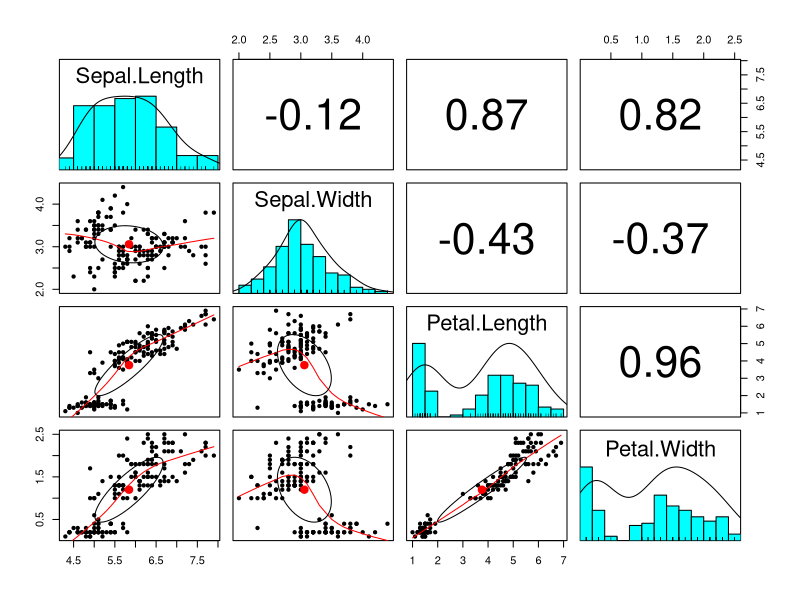
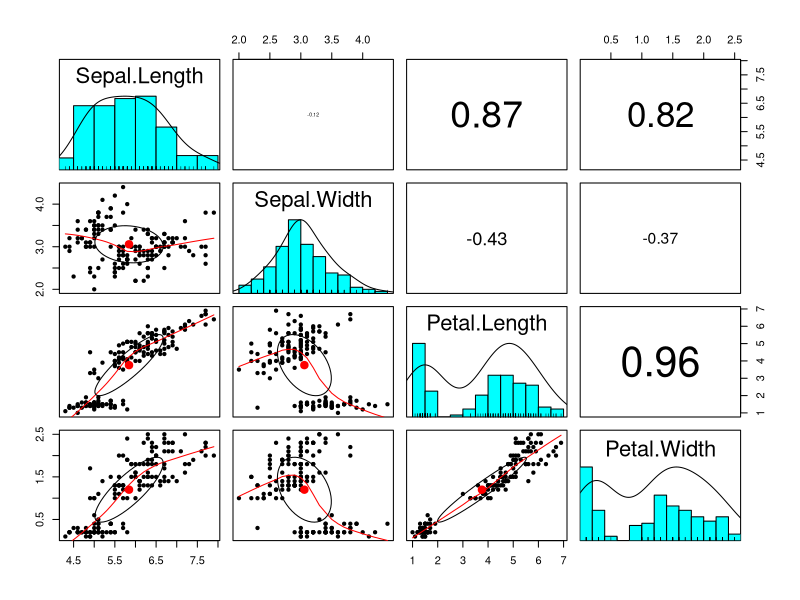
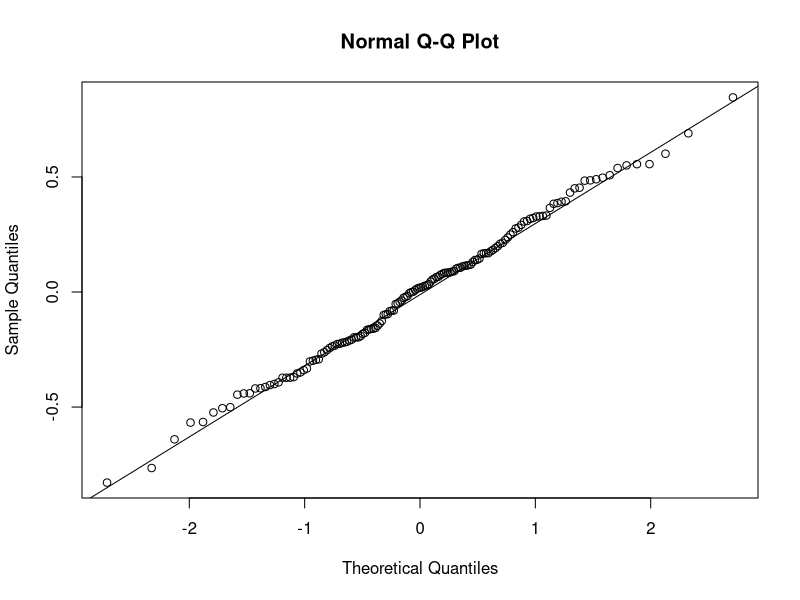
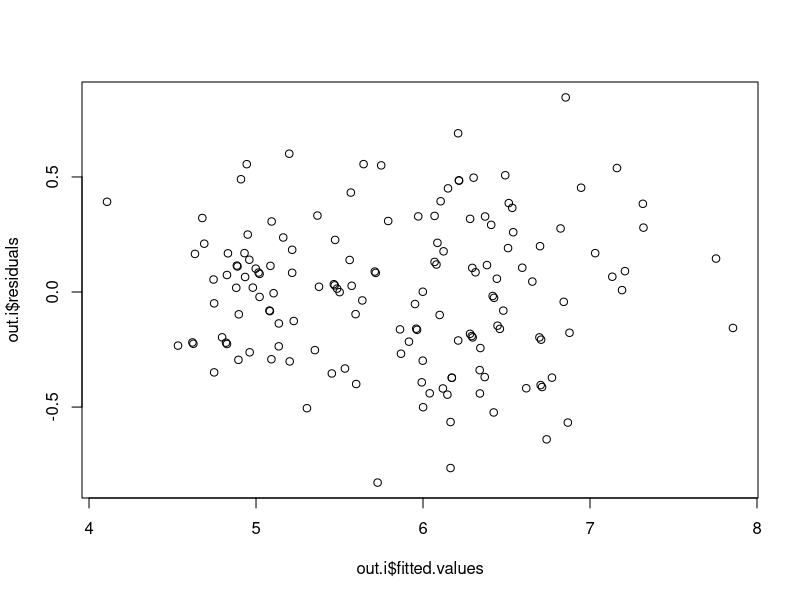
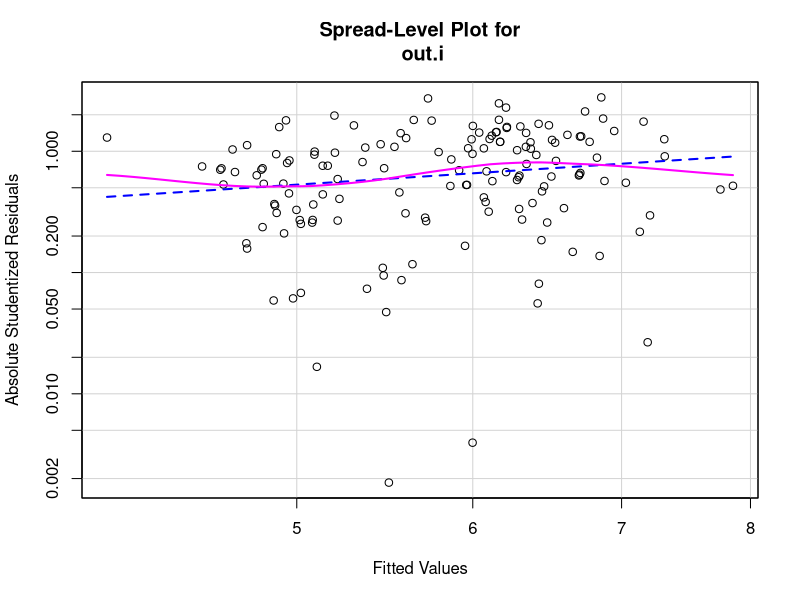
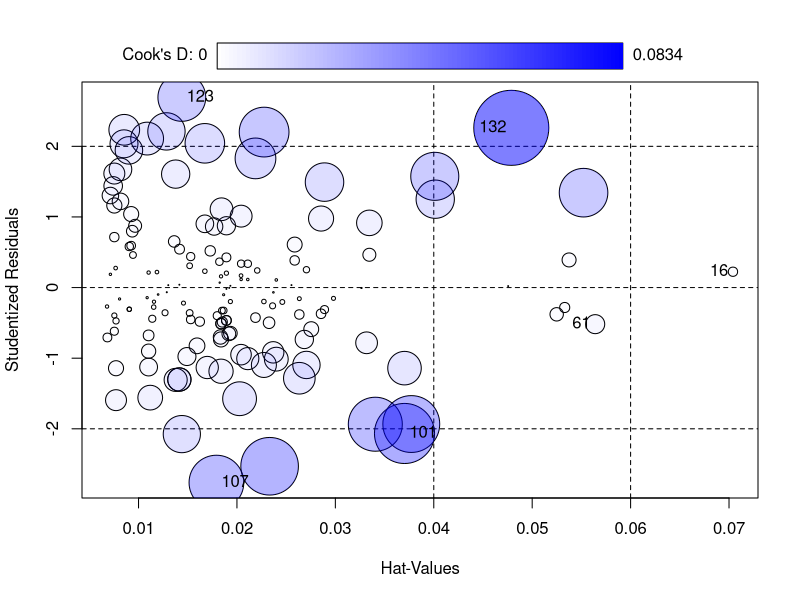
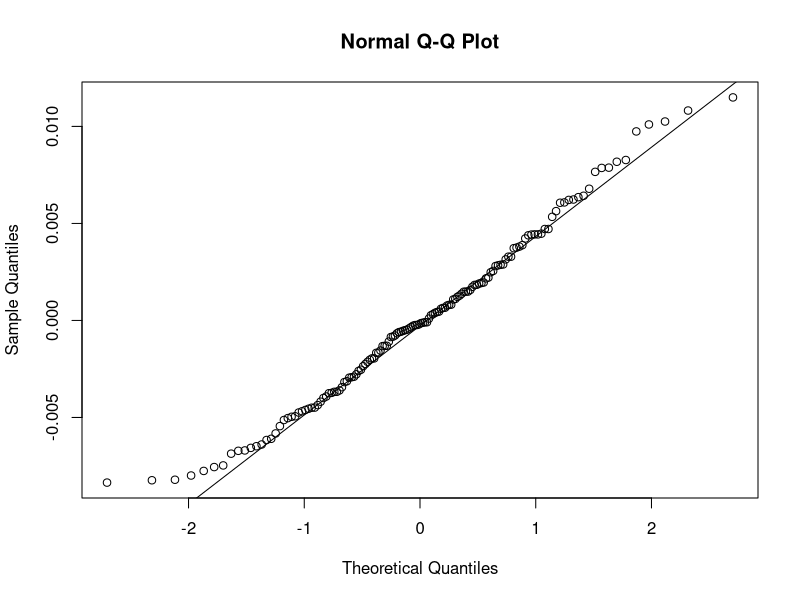
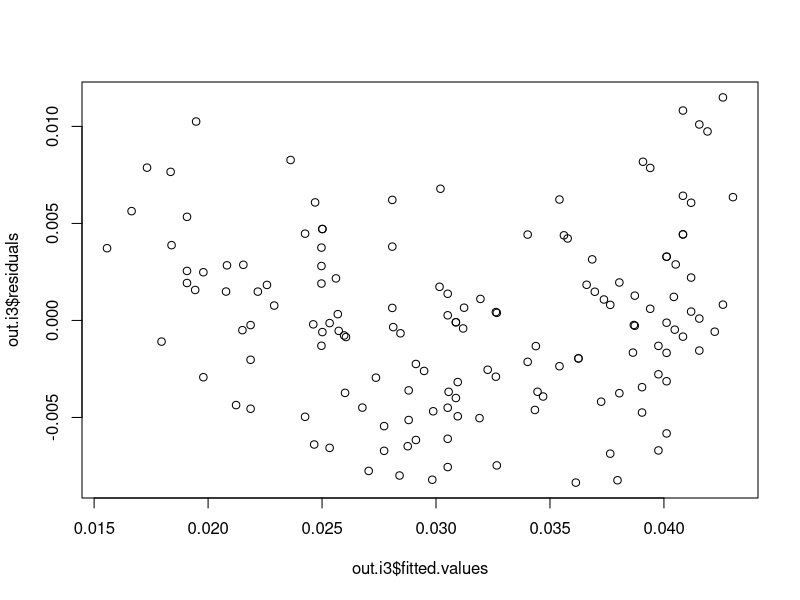

These figures' R source, in order:
if(!require(car)) install.packages("car"); library(car)

# 다중회귀모형
# 단순회귀모형은 반응변수와 설명변수가 각각 1개인 경우
# 설명변수가 여러개와 반응변수 간 선형관계식을 세우는 분석이 다중회귀분석
par(mfrow=c(1,1))

data(iris)
head(iris)

# Sepal.Length = Sepal.width + Petal.length+Petal.width + species 로 구성된 회귀식을 세워보자. 
# 회귀분석 전 설명변수와 반응변수의 관계를 시각적으로 확인하기 위한 산점도를 그려보자.
# 여러 변수 간 상관성을 살펴보기 위해 pairs.panels() 함수 이용

if (!require(psych)) install.packages("psych"); library(psych)
pairs.panels(iris[,1:4], scale=FALSE)
pairs.panels(iris[,1:4], scale=TRUE)

out.i <- lm(Sepal.Length ~ Sepal.Width + Petal.Length+ Petal.Width, data=iris)
summary(out.i)
# 다중회귀모형의 경우 설명변수가 증가할 수록 R^2가 증가한다.
# 불필요한 독립변수가 모형에 반영될 필요가 없으므로 독립변수의 수에 벌점을 준 수정된 R^2로 최적모형 결정한다.
# adj. R^2 = 1 - (SSE/(n-k-1)) / (SST/(n-1))
# 여기서 n은 데이터의 수, k는 독립 변수의 수이다. 

# 정규성 검정
qqnorm(out.i$residuals)
qqline(out.i$residuals)
shapiro.test(out.i$residuals)

# 독립성 검정
plot(out.i$fitted.values, out.i$residuals)
durbinWatsonTest(out.i)

# 등분산성 검정
spreadLevelPlot(out.i)
ncvTest(out.i)

# 다중공선성 문제, 독립변수들 간 높은 상관관계가 있는 경우 다중회귀모형 추정이 어려움
# 확인하기 위해 분산팽창지수 (vif)를 확인해야함.
# 만약 vif>5이상이면 변수선택, 능형회귀모형, 주성분회귀모형 등을 통해 다중공선성 문제 해결이 필요

vif(out.i) #  Petal.Length와  Petal.Width의 vif>5이상임 

out.i2 <- lm(Sepal.Length ~ Sepal.Width + Petal.Width, data=iris) # 높은 vif 순으로 제거
vif(out.i2) # 다중공선성 문제 해결

summary(out.i2) 

# 회귀모형의 진단 및 보정
# 지렛대점, 영향점, 이상점을 알아보자.
influencePlot(out.i2)

# StudRes : 이상점 여부 확인
# Hat : 모자행렬을 이용한 지렛대 점 확인
# CookD : 영향점 확인

# 이상점은 outlierTest()함수를 통해 확인
# 이상점이 많을 수록 모형의 결정계수인 R^2 가 감소됨
outlierTest(out.i2)

# Hat이 2(k+1)/n 이면 지렛대 점으로 주의깊게 볼 필요가 있음
2*(2+1)/nrow(iris) 

# 쿡의 거리는 4/(n-k-1)보다 크면 영향점으로 판단 
4/(nrow(iris)-2-1)

# 영향점 : 101, 107, 123, 132
# 지렛대점 : 16, 61, 132
# 이상점 : 107 

# 영향점과 이상점은 회귀모형에 안 좋은 영향을 미치는 자료로 제거시 더 좋은 회귀모형식을 얻을 수 있다.
# 단, 두 개 이상의 이상점이 이웃하면 서로의 이상점 효과가 상쇄될 수 있다. 
# 모형이 변하면 이상점을 다시 조사해야 한다.
# 데이터셋이 클 경우 한 두개의 이상점은 문제되지 않지만,
# 이상점이 그룹을 형성하는 경우에는 분석에 주의해야 한다.

# 이 자료의 경우 101, 107, 123, 132가 회귀모형에 악영향을 미친다고 판단되므로 제거하여 회귀모형을 다시 세우면

iris2 <- iris[c(-101,-107, -123, -132),]

out.i3 <- lm(Sepal.Length^-2 ~ Sepal.Width + Petal.Width, data=iris2) 
summary(out.i3) 

# 정규성 검정
qqnorm(out.i3$residuals)
qqline(out.i3$residuals)
shapiro.test(out.i3$residuals)

# 독립성 검정
plot(out.i3$fitted.values, out.i3$residuals)
durbinWatsonTest(out.i3)

# 등분산성 검정
spreadLevelPlot(out.i3)
ncvTest(out.i3)

# 추가그림은 반응변수와 설명변수의 관계를 2차식으로 표현한 그림이다.
avPlots(out.i3)

# 다중공선선, 영향점, 이상점, 지렛대점을 확인


#########################################################################
summary(iris) # Species 는 범주형 변수임
# 범주형 자료는 factor로 변환하여 분석 
# factor로 변환시 가변수로 처리하여 회귀모형을 세움

out.i2 <- lm(Sepal.Length ~ Sepal.Width + Petal.Length+ Petal.Width+as.factor(Species), data=iris)
summary(out.i2)
# 범주형 결과에 대한 해석
# default : setosa
# versicolor : setosa종에 비해 versicolor종의  Sepal.Length가 -0.72356 작다
# virginica  : setosa종에 비해 virginica종의  Sepal.Length가 -1.02350 작다

# 아이리스의 종별 Sepal.Length의 식을 다시 정리하면 아래와 같다.
# setosa : 2.17+Sepal.width*0.49 + petal.length*0.82+Petal.width*-0.31
# versicolor : 2.17 -0.72356 +Sepal.width*0.49 + petal.length*0.82+Petal.width*-0.31
# virginica : 2.17 - 1.02350 +Sepal.width*0.49 + petal.length*0.82+Petal.width*-0.31

##########################################################################
# 회귀모형의 설명변수가 많은 경우 중요한 설명변수를 선택해야한다.
# 1. 전진선택법
# 2. 후진제거법
# 3. 단계적 방법
# 위의 세가지 방법은 step()함수를 통해 진행할 수 있다.

if(!require(mlbench)) install.packages("mlbench",  repos = "http://cran.us.r-project.org"); library(mlbench)

data("BostonHousing")

m <- lm (medv ~ ., data=BostonHousing) # 여기서 .은  medv를 제외한 모든 변수를 설명변수로 간
m2 <- step(m, ddirection="forward") # 전진선택법
m3 <- step(m, ddirection="bacward") # 후진제거법
m4 <- step(m, ddirection="both")    # 단계적방법

formula(m2)
formula(m3)
formula(m4)

# 모든 가능한 경우를 고려한 최적모형 찾기
# leaps::regsubsets()함수는 2N개의 회귀 모형을 만들어 비교를 수행하는 함수

if(!require(leaps)) install.packages("leaps" ,repos = "http://cran.us.r-project.org"); library(leaps)

m5 <- regsubsets(medv ~., data=BostonHousing)
summary(m5)

summary(m5)$bic
summary(m5)$adjr2

plot(m5, scale="adjr2")
plot(m5, scale="bic")
